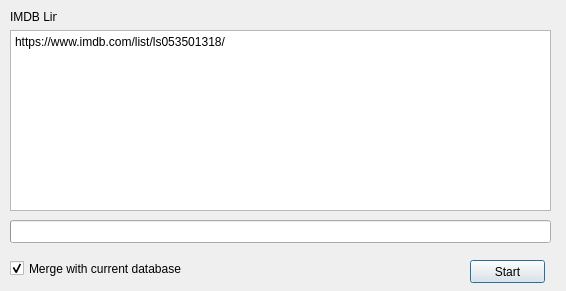
<?xml version="1.0" encoding="UTF-8"?>
<ui version="4.0">
 <class>Dialog</class>
 <widget class="QDialog" name="Dialog">
  <property name="windowModality">
   <enum>Qt::WindowModal</enum>
  </property>
  <property name="geometry">
   <rect>
    <x>0</x>
    <y>0</y>
    <width>566</width>
    <height>291</height>
   </rect>
  </property>
  <property name="sizePolicy">
   <sizepolicy hsizetype="Fixed" vsizetype="Fixed">
    <horstretch>0</horstretch>
    <verstretch>0</verstretch>
   </sizepolicy>
  </property>
  <property name="windowTitle">
   <string>Dialog</string>
  </property>
  <property name="modal">
   <bool>true</bool>
  </property>
  <widget class="QLabel" name="label">
   <property name="geometry">
    <rect>
     <x>10</x>
     <y>10</y>
     <width>47</width>
     <height>13</height>
    </rect>
   </property>
   <property name="text">
    <string>IMDB Links</string>
   </property>
  </widget>
  <widget class="QPlainTextEdit" name="plainTextEdit">
   <property name="geometry">
    <rect>
     <x>10</x>
     <y>30</y>
     <width>541</width>
     <height>181</height>
    </rect>
   </property>
   <property name="plainText">
    <string>https://www.imdb.com/list/ls053501318/
</string>
   </property>
  </widget>
  <widget class="QProgressBar" name="progressBar">
   <property name="enabled">
    <bool>true</bool>
   </property>
   <property name="geometry">
    <rect>
     <x>10</x>
     <y>220</y>
     <width>541</width>
     <height>23</height>
    </rect>
   </property>
   <property name="value">
    <number>0</number>
   </property>
   <property name="textVisible">
    <bool>false</bool>
   </property>
   <property name="format">
    <string notr="true">%p%</string>
   </property>
  </widget>
  <widget class="QPushButton" name="pushButton_begin">
   <property name="geometry">
    <rect>
     <x>470</x>
     <y>260</y>
     <width>75</width>
     <height>23</height>
    </rect>
   </property>
   <property name="text">
    <string>Start</string>
   </property>
  </widget>
  <widget class="QCheckBox" name="checkBox_merge">
   <property name="geometry">
    <rect>
     <x>10</x>
     <y>260</y>
     <width>191</width>
     <height>17</height>
    </rect>
   </property>
   <property name="text">
    <string>Merge with current database</string>
   </property>
   <property name="checked">
    <bool>true</bool>
   </property>
  </widget>
 </widget>
 <resources/>
 <connections/>
</ui>
